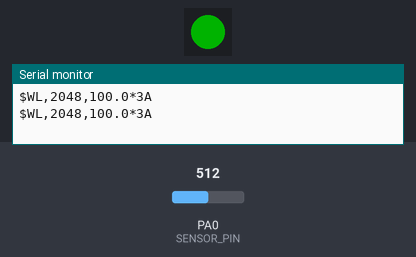
Simulated run of this sketch. Board: STM32 Blue Pill. On the bench: 1 RGB LEDs in strip order, left to right, the last lines printed to the serial monitor. The inputs (shaded band) are chosen by the test bench; at power-on: PA0 (SENSOR_PIN) = 512 (analog values on the 0–1023 scale). Dim RGB values are drawn brighter than linear.

Above: at 1.4 s.
1.5 s: PA0 (SENSOR_PIN) set to 383
4.5 s: PA0 (SENSOR_PIN) set to 355
At 5.7 s:
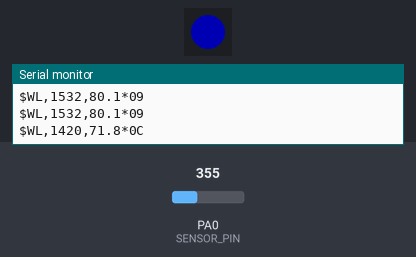
6.7 s: PA0 (SENSOR_PIN) set to 324
9.7 s: PA0 (SENSOR_PIN) set to 295
At 11.5 s:
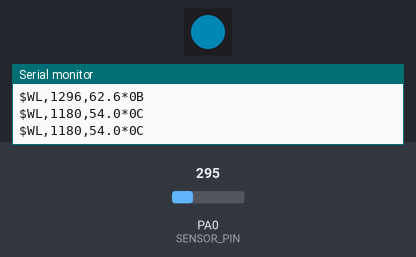
11.8 s: PA0 (SENSOR_PIN) set to 247
14.8 s: PA0 (SENSOR_PIN) set to 226
At 16.5 s:
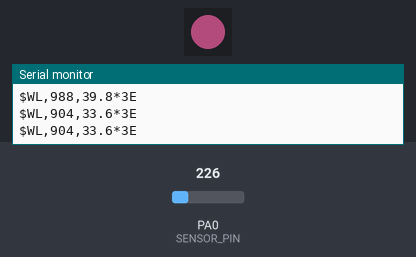
Timing chart, 0 to 17.8 s (numbered marks = the images above; inputs shaded):
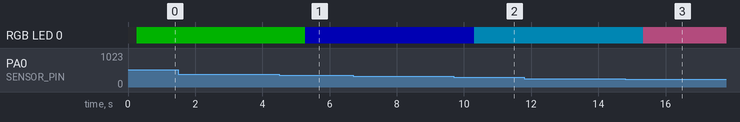

Measured:
- the behaviour switches between 373 and 372 on PA0 (SENSOR_PIN) (found by bisection; images 0 and 1)
- the behaviour switches between 306 and 305 on PA0 (SENSOR_PIN) (found by bisection; images 1 and 2)
- the behaviour switches between 238 and 237 on PA0 (SENSOR_PIN) (found by bisection; images 2 and 3)
- after the input at 4.5 s, RGB LED 0: RGB(0, 60, 0) → RGB(0, 0, 60) after 0.78 s
- after the input at 9.7 s, RGB LED 0: RGB(0, 0, 60) → RGB(0, 45, 60) after 0.61 s
- after the input at 14.8 s, RGB LED 0: RGB(0, 45, 60) → RGB(60, 25, 42) after 0.53 s

The sketch:

stm32_water_level_arduino.ino
```cpp
/* ============================================================
 * STM32F103C8T6 (Blue Pill) - Arduino IDE / STM32duino
 * Water depth sensor -> WS2812B indicator + UART frames to ESP32
 * ============================================================
 * Sends once per second:   $WL,<raw>,<percent>*<xor>\r\n
 * On probe fault:          $WL,ERR,0.0*<xor>\r\n
 *
 * Pairs with esp32_water_level_web.ino
 * ============================================================
 * BOARD SETTINGS (Tools menu)
 *   Board                Generic STM32F1 series
 *   Board part number    BluePill F103C8
 *   Upload method        STM32CubeProgrammer (SWD)
 *   USB support          None
 *   U(S)ART support      Enabled (generic Serial)
 *   Optimize             Smallest (-Os)
 *
 * LIBRARY
 *   Adafruit NeoPixel  (Library Manager)
 *
 * Leave USB support at None. USB CDC on these boards usually fails
 * anyway because the clones fit a 10k pull-up on D+ where the spec
 * needs 1.5k, and you do not need it: the ESP32 already prints every
 * frame to its own USB console, so that is your debug window.
 * ============================================================ */

#include <Adafruit_NeoPixel.h>

/* ---------------- pins ---------------- */
#define SENSOR_PIN        PA0     /* probe signal, analog in       */
#define SENSOR_PWR        PA1     /* probe VCC, driven as GPIO     */
#define LED_PIN           PA6     /* WS2812B DIN                   */
#define LED_COUNT         1

/* ---------------- timing ---------------- */
#define ADC_SAMPLES       16      /* conversions averaged per read */
#define SETTLE_MS         50      /* probe + 100nF cap charge time */
#define PERIOD_MS         1000    /* frame interval                */

/* ---------------- calibration ----------------
 * Measure these on YOUR probe, at 12-bit resolution.
 * ADC_DRY = averaged raw with the probe completely dry.
 * ADC_WET = averaged raw at your maximum useful depth.
 * See the calibration procedure at the bottom. */
#define ADC_DRY           450
#define ADC_WET           1800

/* A reading this far below the dry baseline means the signal wire is
 * open or the probe has come loose. Tune to your measured ADC_DRY. */
#define ADC_OPEN_MARGIN   370

/* Hysteresis on the colour thresholds, in tenths of a percent.
 * 30 = 3.0%. Without it the LED strobes between two colours whenever
 * the level sits near a boundary, because a few LSB of ADC noise is
 * enough to cross it on every sample. */
#define ZONE_HYST         30

/* LED brightness 0-255. A WS2812B at full white draws ~60 mA, which
 * is a lot to pull through the Blue Pill's regulator and is painfully
 * bright as an indicator. */
#define LED_BRIGHTNESS    60

/* Core 3.0.0 removed the HardwareSerial(rx, tx) constructor.
 * On the Generic F103C8 variant, Serial is already USART1 on
 * PA9/PA10 — exactly the pins we want — so bind a reference to it
 * and the rest of the sketch is unchanged. */
auto &espSerial = Serial;
Adafruit_NeoPixel led(LED_COUNT, LED_PIN, NEO_GRB + NEO_KHZ800);

/* ---------------- state ---------------- */
uint8_t ledZone = 0xFF;           /* 0xFF = nothing shown yet
                                   * 0xFE = fault indication        */


/* ============================================================
 * Sensor
 * ============================================================ */

/* Power the probe, let it settle, average ADC_SAMPLES conversions,
 * then cut power.
 *
 * The power gating is the point. A resistive probe held at a constant
 * DC potential in water electrolyses: the copper traces corrode,
 * readings drift upward over days, then it stops working. Energising
 * it only while sampling keeps the duty cycle near 5% here and takes
 * the probe from weeks to months.
 *
 * The first conversion after power-on is discarded because it tends
 * to sit low while the input settles. */
uint16_t readSensor()
{
  uint32_t sum = 0;

  digitalWrite(SENSOR_PWR, HIGH);
  delay(SETTLE_MS);

  (void) analogRead(SENSOR_PIN);            /* throwaway */

  for (uint8_t i = 0; i < ADC_SAMPLES; i++)
  {
    sum += analogRead(SENSOR_PIN);
    delayMicroseconds(200);
  }

  digitalWrite(SENSOR_PWR, LOW);

  return (uint16_t)(sum / ADC_SAMPLES);
}


/* Map raw ADC to 0..1000, i.e. percent in tenths.
 * Integer maths throughout - see the note about %f at the bottom. */
uint16_t percentTenths(uint16_t raw)
{
  int32_t span = (int32_t) ADC_WET - (int32_t) ADC_DRY;
  if (span == 0) return 0;                  /* bad calibration guard */

  int32_t t = ((int32_t) raw - (int32_t) ADC_DRY) * 1000 / span;

  if (t < 0)    t = 0;
  if (t > 1000) t = 1000;

  return (uint16_t) t;
}


/* ============================================================
 * LED
 * ============================================================ */

/* Classify into a colour zone with hysteresis, so the LED does not
 * chatter at a threshold. Only adjacent transitions are damped; a
 * two-zone jump is a real change and shows immediately. */
uint8_t zoneOf(uint16_t tenths, uint8_t prev)
{
  static const int16_t th[4] = { 200, 400, 600, 800 };
  int16_t t = (int16_t) tenths;
  uint8_t z = 0;

  for (uint8_t i = 0; i < 4; i++)
  {
    if (t > th[i]) z = i + 1;
  }

  if (prev <= 4 && z != prev)
  {
    if (z == prev + 1)
    {
      if (t < th[prev] + ZONE_HYST) z = prev;
    }
    else if (prev == z + 1)
    {
      if (t > th[z] - ZONE_HYST) z = prev;
    }
  }

  return z;
}


void showColor(uint8_t r, uint8_t g, uint8_t b)
{
  led.setPixelColor(0, led.Color(r, g, b));
  led.show();
}


/* Update only on a zone change. Adafruit_NeoPixel bit-bangs the data
 * line with interrupts disabled, so there is no reason to redrive the
 * same colour every second. */
void ledUpdate(uint16_t tenths)
{
  uint8_t z = zoneOf(tenths, ledZone);

  if (z == ledZone) return;
  ledZone = z;

  switch (z)
  {
    case 0:  showColor(255,   0,   0); break;   /*  0-20  red      */
    case 1:  showColor(255, 105, 180); break;   /* 20-40  pink     */
    case 2:  showColor(  0, 191, 255); break;   /* 40-60  sky blue */
    case 3:  showColor(  0,   0, 255); break;   /* 60-80  blue     */
    default: showColor(  0, 255,   0); break;   /* 80-100 green    */
  }
}


/* Distinct indication for "the probe is not telling me anything".
 * A disconnected probe reads the same as an empty tank, so without
 * this a broken wire looks exactly like a genuine low-level alarm.
 * White sits deliberately outside the normal colour set. */

void ledFault()
{
  ledZone = 0xFE;
  showColor(150, 150, 150);
  delay(150);
  showColor(0, 0, 0);
}

/* ============================================================
 * UART framing
 * ============================================================ */

/* Wrap a payload in $...*XX\r\n and transmit.
 * The checksum earns its keep twice over: during bring-up a valid
 * frame proves baud, wiring and framing all at once, and in service
 * it stops a noise burst from being read as a plausible level. */
void sendPayload(const char *payload)
{
  char    frame[64];
  uint8_t cs = 0;

  for (const char *c = payload; *c; c++) cs ^= (uint8_t) *c;

  snprintf(frame, sizeof(frame), "$%s*%02X\r\n", payload, cs);
  espSerial.print(frame);
}


void sendReading(uint16_t raw, uint16_t tenths)
{
  char payload[40];
  snprintf(payload, sizeof(payload), "WL,%u,%u.%u",
           (unsigned) raw,
           (unsigned)(tenths / 10),
           (unsigned)(tenths % 10));
  sendPayload(payload);
}


void sendFault()
{
  sendPayload("WL,ERR,0.0");
}


/* ============================================================
 * Arduino entry points
 * ============================================================ */

void setup()
{
  pinMode(SENSOR_PWR, OUTPUT);
  digitalWrite(SENSOR_PWR, LOW);

  pinMode(SENSOR_PIN, INPUT_ANALOG);

  /* CRITICAL. STM32duino defaults analogRead to 10-bit, so without
   * this you get 0-1023 and any calibration value above 1023 becomes
   * unreachable - the level pins at 100% and never moves. */
  analogReadResolution(12);

  espSerial.begin(115200);

  led.begin();
  led.setBrightness(LED_BRIGHTNESS);
  led.clear();
  led.show();                     /* clear any stale colour at boot */

  delay(200);
}


void loop()
{
  uint16_t raw = readSensor();

  if (raw + ADC_OPEN_MARGIN < ADC_DRY)
  {
    ledFault();
    sendFault();
  }
  else
  {
    uint16_t tenths = percentTenths(raw);
    ledUpdate(tenths);
    sendReading(raw, tenths);
  }

  delay(PERIOD_MS - SETTLE_MS);
}


/* ============================================================
 * WIRING
 * ============================================================
 *   Probe VCC     -> PA1
 *   Probe GND     -> GND
 *   Probe Signal  -> PA0, plus 100nF from PA0 to GND
 *
 *   PA6 -> 330 ohm -> WS2812B DIN
 *   WS2812B VDD  <- 5V through a 1N4148 diode
 *   WS2812B GND  -> GND
 *   1000uF electrolytic across WS2812B VDD/GND
 *
 *   PA9  (TX) -> ESP32 GPIO16 (RX2)
 *   PA10 (RX) -> ESP32 GPIO17 (TX2)
 *   GND       -> ESP32 GND        <-- required, not optional
 *
 * Power the probe from 3.3V logic levels only. Its output on a 5V
 * supply can swing above VDDA and damage the ADC input.
 *
 *
 * THE 100nF ON PA0
 * ----------------
 * Not optional here. The F103 ADC samples onto an internal capacitor
 * through the pin, and a resistive water probe is a high-impedance
 * source of tens of kilohms. Under CubeIDE you would fix this by
 * setting sampling time to 239.5 cycles, but STM32duino does not
 * expose sampling time through analogRead. The capacitor solves it
 * in hardware instead: it holds local charge so the ADC's sample cap
 * fills from the cap rather than through the probe.
 *
 * Without it, readings come back low and jittery and no amount of
 * averaging fixes it - this is the usual reason an analog sensor
 * "works on Arduino Uno but reads wrong on STM32". The AVR's default
 * sampling window is far longer, so the Uno hides the problem.
 *
 * The cap is also why SETTLE_MS is 50 rather than 10: it now has to
 * charge through the probe on every power-on. If you shorten the
 * settle time you will see readings that creep upward across the
 * averaging loop instead of sitting flat.
 *
 *
 * WS2812B LOGIC LEVEL
 * -------------------
 * The WS2812B wants data high at >= 0.7 * VDD. At VDD = 5.0V that is
 * 3.5V, above what a 3.3V STM32 pin can drive. It often works on the
 * bench and then fails once warm, which is a miserable fault to
 * chase. A 1N4148 in series with the LED's supply brings VDD to about
 * 4.3V, so the threshold falls to 3.0V and 3.3V has real margin. One
 * part, no code change. A 74AHCT125 buffer is the fully correct fix.
 *
 *
 * CALIBRATION
 * -----------
 * Flash as-is, open the ESP32's USB serial monitor, and watch the raw
 * field - the ESP32 prints every frame it receives.
 *
 *   1. Probe dry, in air                    -> raw  -> ADC_DRY
 *   2. Probe submerged to your max depth    -> raw  -> ADC_WET
 *
 * Recompile with those numbers. Expect roughly 50-200 dry and
 * 2800-3500 fully wet, but every probe differs and conductivity
 * matters a lot: tap water, distilled water and salt water all read
 * differently on the same probe. Calibrate in the water you actually
 * intend to measure.
 *
 * If raw goes DOWN as the probe goes deeper, your module wires the
 * divider the other way round. Set ADC_DRY to the high number and
 * ADC_WET to the low one; span goes negative and the maths still
 * works. Then also flip the sign in the ADC_OPEN_MARGIN test.
 *
 * Robu's (CA - DA)/100 formula is the same idea with the endpoint
 * hardcoded. Measuring both ends yourself is more accurate because it
 * accounts for your supply voltage and your water.
 *
 *
 * WHY NO %f
 * ---------
 * Percent is carried as an integer in tenths and split with /10 and
 * %10 at print time. Float support in snprintf is not guaranteed on
 * every STM32duino build configuration, and when it is missing a
 * %.1f prints as a literal "f" or vanishes - which looks like a UART
 * fault rather than a printf problem. Integers sidestep it entirely.
 * ============================================================ */
```
